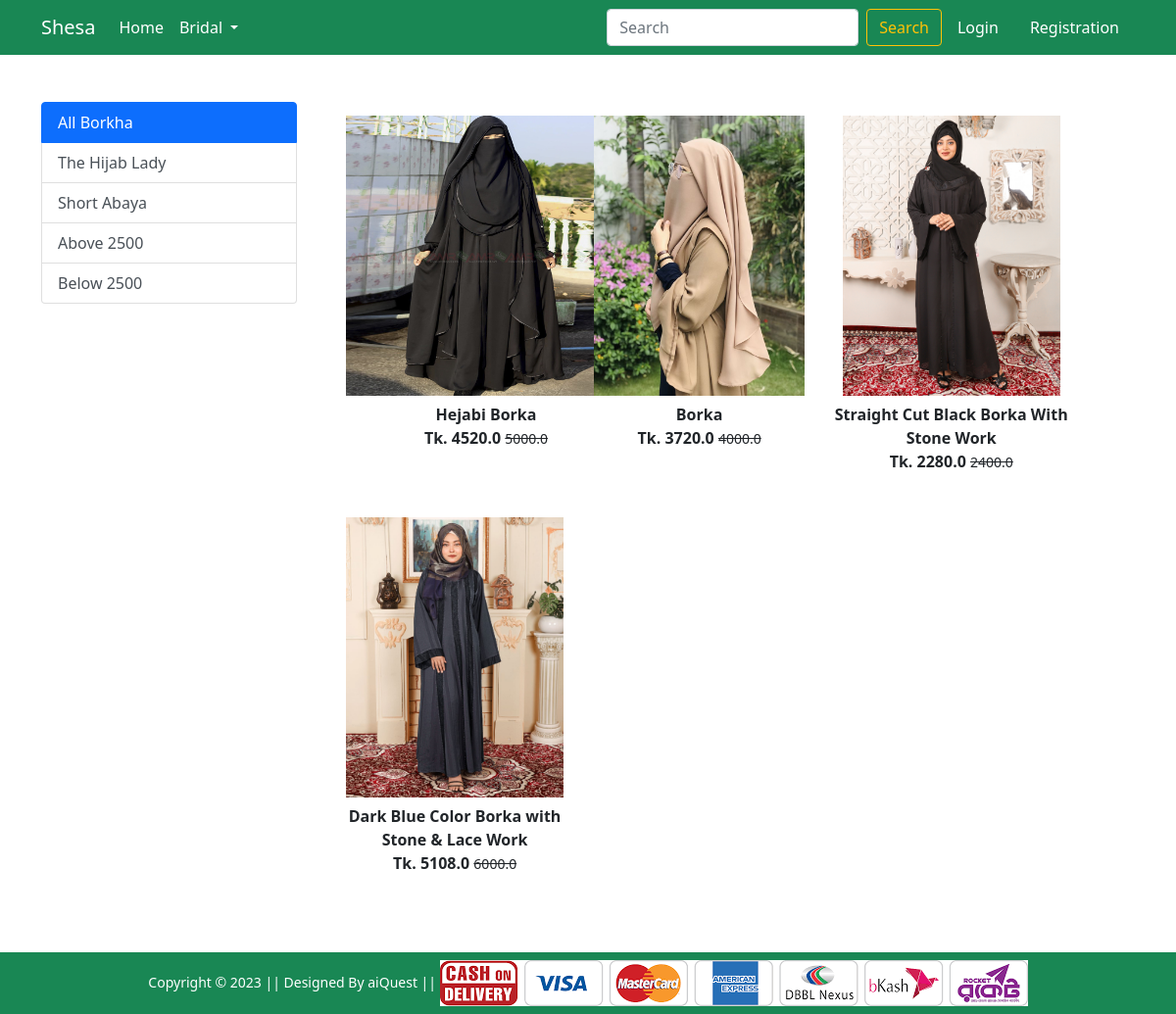
The app's page /borkha/ with its own data.
### info/models.py (models this page shows, shortened)
class Product(models.Model):
    title = models.CharField(max_length=100)
    selling_price = models.FloatField()
    discounted_price = models.FloatField()
    descrition = models.TextField()
    brand = models.CharField(max_length=100)
    category = models.CharField(choices=CATEGORY_CHOICES, max_length=2)
    product_image = models.ImageField(upload_to='productimg')

### Shop/views.py (the view)
# urls.py: path('borkha/', views.Borkha, name='borkha'),
def Borkha(request, data = None):
     total_item=0
     if request.user.is_authenticated:
          total_item =len(Card.objects.filter(user=request.user))
     if data == None:
          borkha = Product.objects.filter(category='BK')
     elif data == 'Short_Abaya'  or data == ('The_Hijab_Lady'):
          borkha = Product.objects.filter(category='BK').filter(brand=data)
     elif data == 'below':
          borkha = Product.objects.filter(category='BK').filter(discounted_price__lte=2500)
     elif data == 'above':
          borkha = Product.objects.filter(category='BK').filter(discounted_price__gte=2500)
     return render(request, 'Shop/borkhas.html', {'borkha':borkha, 'total_item':total_item})

### Shop/templates/Shop/borkhas.html (shortened to what this page needs)
{% extends 'Shop/base.html' %}
{% load static %}
{% block main-content %}
<div class="container my-5">
    <div class="row">
        <div class="col-sm-3">
            <div class="list-group">
                <a href="{% url 'borkha' %}" class="list-group-item list-group-item-action active" aria-current="true">
                    All Borkha
                </a>
                <a href="{% url 'Borkhaitems' 'The_Hijab_Lady' %}" class="list-group-item list-group-item-action">The Hijab Lady</a>
                <a href="{% url 'Borkhaitems' 'Short_Abaya' %}" class="list-group-item list-group-item-action">Short Abaya</a>
                <a href="{% url 'Borkhaitems' 'above' %}" class="list-group-item list-group-item-action">Above 2500</a>
                <a href="{% url 'Borkhaitems' 'below' %}" class="list-group-item list-group-item-action">Below 2500</a>
            </div>
        </div>
        <div class="col-sm-8">
            <div class="row">
                {% for product in borkha %}
                <div class="col-sm-4 text-center mb-4">
                    <a href="{% url 'product-detail' product.id %}" class="btn">
                        <div class="item">
                            <img src="{{ product.product_image.url }}" alt="" height="300" class="btn">
                            <div class="fw-bold">{{ product.title }}</div>
                            <div class="fw-bold">Tk. {{product.discounted_price}} <small
                                    class="fw-light text-decoration-line-through">{{ product.selling_price }}</small>
                            </div>
                        </div>
                    </a>
                </div>
                {% endfor %}
            </div>
        </div>
    </div>
</div>
{% endblock main-content %}

### records on screen
Product: product_image (picture), title "Hejabi Borka", discounted_price "4520.0", selling_price "5000.0"
Product: product_image (picture), title "Borka", discounted_price "3720.0", selling_price "4000.0"
Product: product_image (picture), title "Straight Cut Black Borka With Stone Work", discounted_price "2280.0", selling_price "2400.0"
Product: product_image (picture), title "Dark Blue Color Borka with Stone & Lace Work", discounted_price "5108.0", selling_price "6000.0"
